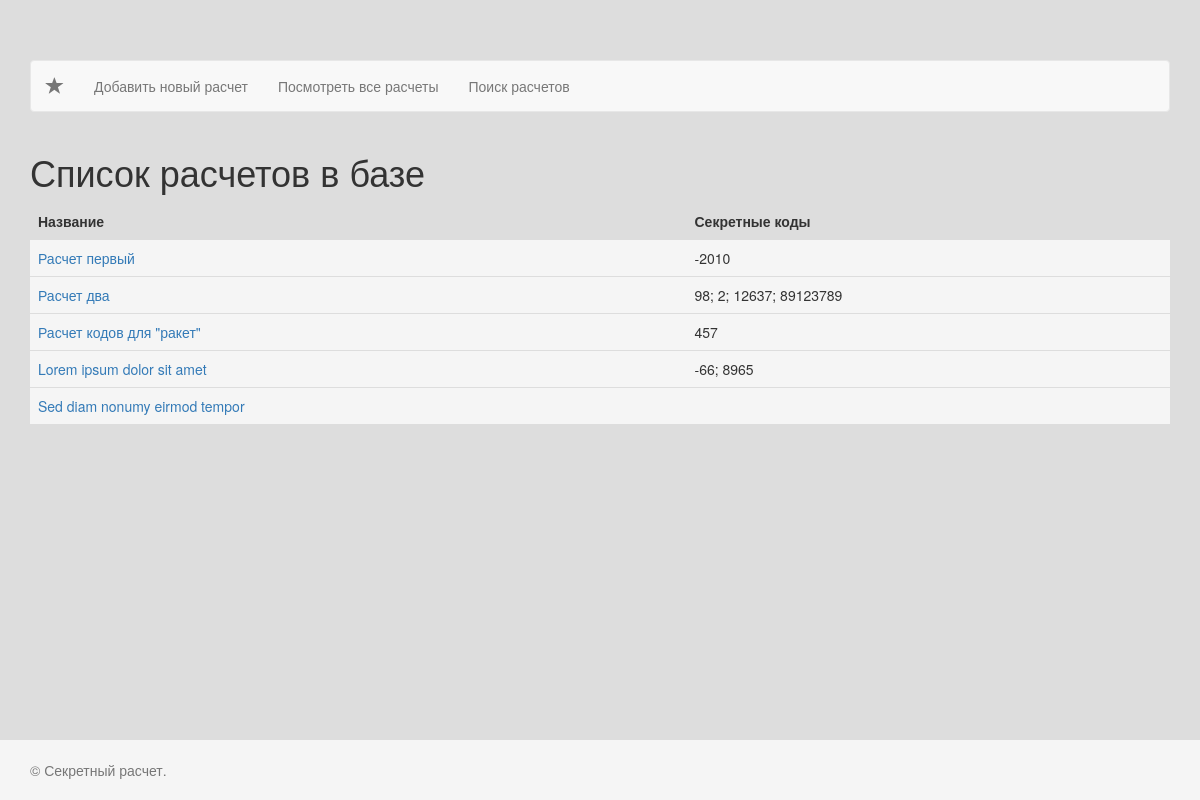
/list, run on an earlier commit of the app's database.
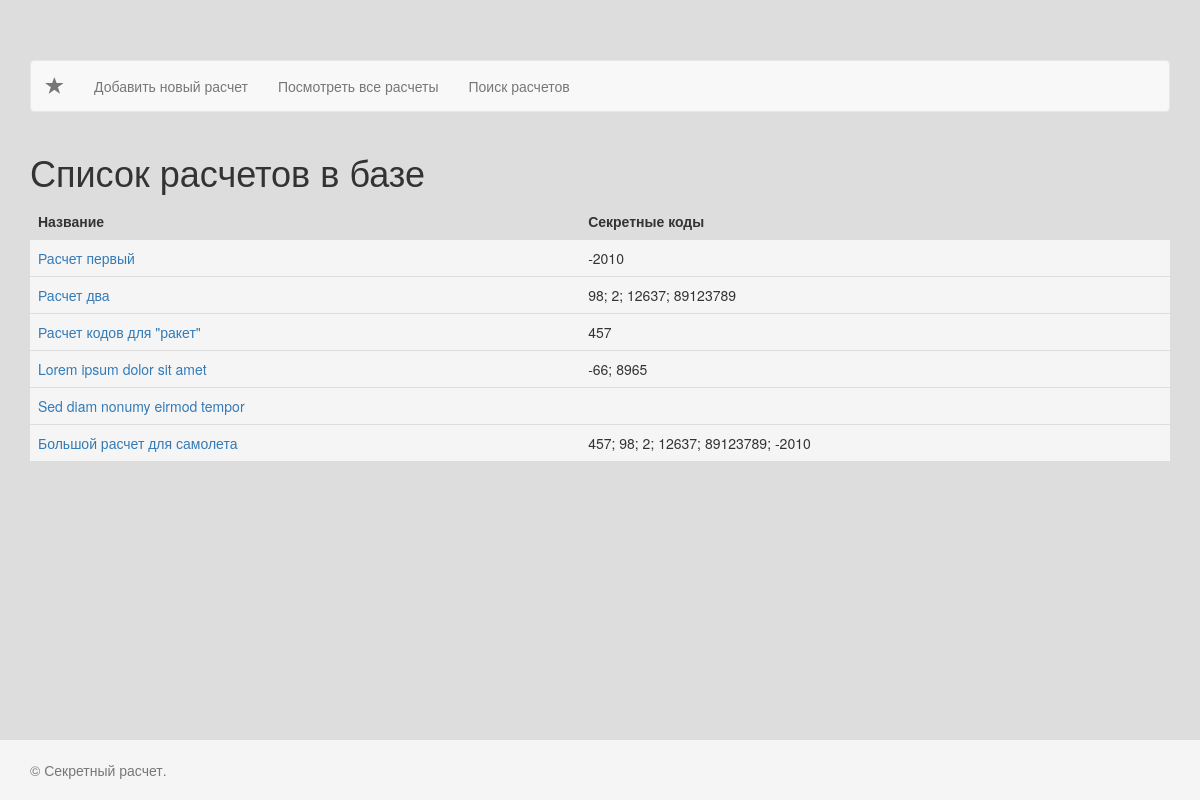
And on a later commit of the database.
### tables this page shows
CREATE TABLE "Calcs" (
	`id`	INTEGER PRIMARY KEY AUTOINCREMENT,
	`name`	TEXT NOT NULL,
	`body`	TEXT NOT NULL
);

### app/Controllers/ControllerList.php (called while the page is built, shortened)
<?php
class ControllerList extends Controller{
    public function index()
    {
        try {
            $List = new CalculateList();
            $calculates = $List->GetList();
        } catch (\Exception $e) {
            $errors = $e->getMessage();
        }
        $title = "Список расчетов в базе";
        return self::View('list.php', compact(["calculates", "title", "errors"]));
    }
}

### app/Models/CalculateList.php (called while the page is built, shortened)
<?php
class CalculateList extends Model{
    public function GetList( array $where = [] )
    {
        $where_sql = [];
        $sql_where_1=''; $sql_where_2='';
        $sql = '
        SELECT id, name, body,
        (
            SELECT GROUP_CONCAT(secret_code, "; ")
            FROM CalcResults
		    where CalcResults.calc_id = Calcs.id
            '.$sql_where_1.'
		    Order by calc_id
       ) AS secret_code
       FROM Calcs
       '.$sql_where_2.'
       Order by id';
       $result = @Db::query($sql);
       $calculates=[];
       while( $row = $result->fetchArray() ){
           $calculates[] = [
               "id" => $row["id"],
               "name"=>$row["name"],
               "body"=>$row["body"],
               "secret_code"=>$row["secret_code"],
           ];
       }
       return $calculates;
    }
}

### app/Core/Db.php (called while the page is built, shortened)
<?php
class Db {
    private static $instance = NULL;
    public static function Init( string $path )
    {
      if (!isset(self::$instance)) {
        self::$instance = new \SQLite3($path);
      }
      return self::$instance;
    }
    public static function query( string $sql )
    {
        return self::$instance->query( $sql );
    }
}

### public/index.php (called while the page is built, shortened)
<?php
$conf = require_once '../conf/index.php';
$routes = require_once '../conf/routes.php';
$app = new \Core\App( $conf );
$app->RoutesArray( $routes );
$app->Run();

### app/Core/View.php (called while the page is built, shortened)
<?php
class View{
    private $ViewPath;
    public function __construct(string $path = null )
    {
      if( $path == null ){
        $this->ViewPath = realpath(__DIR__.'/../../views');
      }else{
        $this->ViewPath = realpath( $path );
      }
      $this->ViewPath .= "/";
    }
    public function Render($Template, $data = null)
    {
        if( file_exists($this->ViewPath.$Template) ){
            include $this->ViewPath.$Template;
            $content = ob_get_contents();
            return $content;
        }
        throw new \Exception("View does not exist: ".$this->ViewPath.$Template);
    }
}

### app/Core/Controller.php (called while the page is built, shortened)
<?php
class Controller{
    protected static $app;
    public function __construct($app)
    {
        self::$app = $app;
    }
    public static function View($view, $data=null)
    {
        return self::$app->GetView()->Render($view, $data);
    }
}

### views/list.php (the view, shortened to what this page needs)
<?php
include('_header.php');
?>
    <div class="row">
        <h1><?= $title?></h1>
            <?php if(count($calculates)){?>
            <div class="table-responsive">
                <table class="table table-hover">
                    <tr>
                        <th class="">Название</th>
                        <th class="">Секретные коды</th>
                    </tr>
                    <?php foreach ($calculates as $calculate) {
                        ?>
                        <tr class="active ">
                            <td><a class="loadCalc" href="/calcshow?id=<?=$calculate['id']?>"><?=$calculate['name']?></a></td>
                            <td><?=$calculate['secret_code']?></td>
                        </tr>
                        <?php
                    }
                    ?>
                </table>
            </div>
            <?php } ?>
    </div>
<?php
include('_footer.php');

### app/Core/App.php (shortened to what this page needs)
<?php
class App{
  protected $routes=[];
  protected $view;
  public function __construct( array $conf )
  {
    $this->conf = $conf;
    $this->view = new View( $this->conf["views_path"] );
  }
  public function RouteAdd(string $route, $calabel)
  {
      if ( is_string( $calabel ) && strpos( $calabel, '@') ) {
          $method = substr(strrchr($calabel, "@"), 1);
          $calabel = array( new $controller($this) , $method );
      }
      $this->routes[$route]= $calabel;
  }
  public function GetView()
  {
      return $this->view;
  }
  public function Run()
  {
      $this->uri = urldecode( parse_url($_SERVER['REQUEST_URI'], PHP_URL_PATH) );
      foreach ($this->routes as $route => $action) {
          if ( $route == $this->uri ){
              print call_user_func_array( $action, [] );
              return;
          }
      }
      return;
  }
}

### views/_header.php (shortened to what this page needs)
<!DOCTYPE html>
<html lang="en">
  <head>
    <link rel="stylesheet" href="https://maxcdn.bootstrapcdn.com/bootstrap/3.3.5/css/bootstrap.min.css">
    <link rel="stylesheet" href="https://maxcdn.bootstrapcdn.com/font-awesome/4.4.0/css/font-awesome.min.css">
    <link rel="stylesheet" href="/css/app.css">
  </head>
  <body>
    <div class="container">
        <nav class="navbar navbar-default">
          <div class="container-fluid">
            <div class="navbar-header">
              <a class="navbar-brand" href="/">
                  <span class="glyphicon glyphicon-star" aria-hidden="true"></span>
              </a>
            </div>
            <div class="collapse navbar-collapse" id="bs-example-navbar-collapse-1">
              <ul class="nav navbar-nav">
                  <li><a href="/secret/add">Добавить новый расчет</a></li>
                  <li><a href="/list">Посмотреть все расчеты</a></li>
                  <li><a href="/list/search">Поиск расчетов</a></li>
              </ul>
            </div>
        </div>
        </nav>
        <div class="col-md-12">

### views/_footer.php (shortened to what this page needs)
        </div>
    </div>
    <footer class="footer">
      <div class="container">
        <p class="text-muted">&copy; Секретный расчет.</p>
      </div>
    </footer>
</body>
</html>

### public/css/app.css (style rules this page uses)
body { background: #ddd; }
html { position: relative; min-height: 100%; }
body { margin-bottom: 60px; }
.footer { position: absolute; bottom: 0; width: 100%; height: 60px; background-color: #f5f5f5; }
body > .container { padding: 60px 15px 0; }
.container .text-muted { margin: 20px 0; }
.footer > .container { padding-right: 15px; padding-left: 15px; }

What changed in the data, as far as the page shows it:
added calcs: name "Большой расчет для самолета", secret_code "457; 98; 2; 12637; 89123789; -2010"
